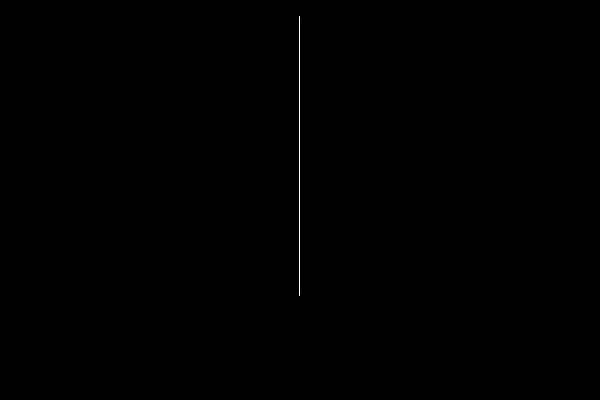
Frame 1 (no input)
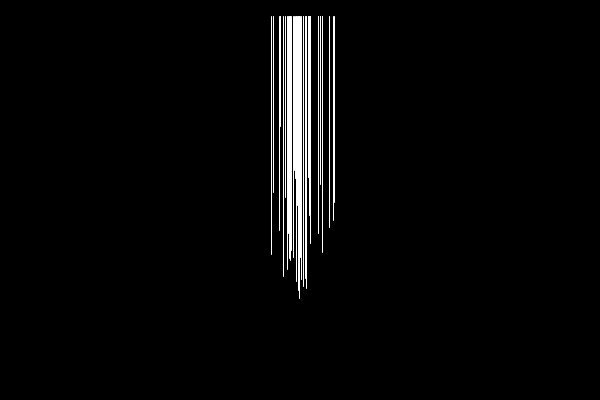
Frame 60 (the mouse pressed at the canvas centre just before this capture)
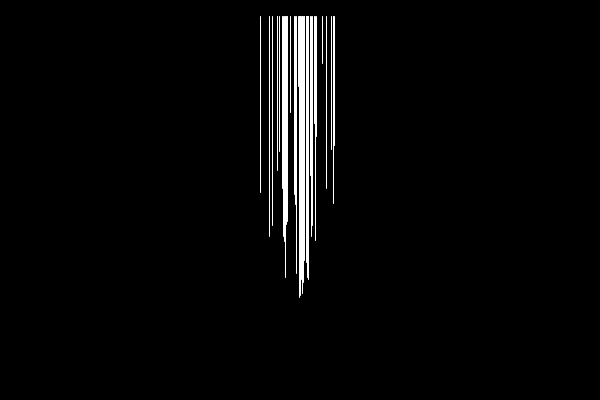
Frame 120 (the mouse held since frame 60 and released just before this capture)

The Processing sketch that drew these frames (run headless with seeded random() and noise(); from frame 60 on, the mouse is pressed at the canvas centre):

// Processing sketch: Basic_Particle_System
// ── Basic_Particle_System.pde
ArrayList<Particle> particles = new ArrayList<Particle>(); //<>//
Particle p;
void setup () {
  size(600, 400);
  pixelDensity(2);
}

void draw () {
  background(0);
  for (int i = 0; i < 10; i++) {
    p = new Particle();
  }
  particles.add(p);
  for (int i = particles.size()-1; i >= 0; i--) {
    particles.get(i).update();
    particles.get(i).show();

    if (particles.get(i).isDead()) {
      particles.remove(i);
    }
  }
}

// ── particle.pde
class Particle {
  float x;
  float y;
  
  float vx;
  float vy;
  
  int size;
  
  float alpha;

  Particle () {
    x =  width/2;
    y = height-100;
    
    vx = random(-1, 1);
    vy = random(-5, -1);
    size = 16;
    
    alpha = 255;
  }

  void show() {
    stroke(255);
    fill(255, alpha);
    line(x, y, x, size);
  }
  
  void update(){
    x += vx;
    y += vy;
    alpha -= 5;
  }
  
  boolean isDead() {
    return alpha <= 0;
  }
}
